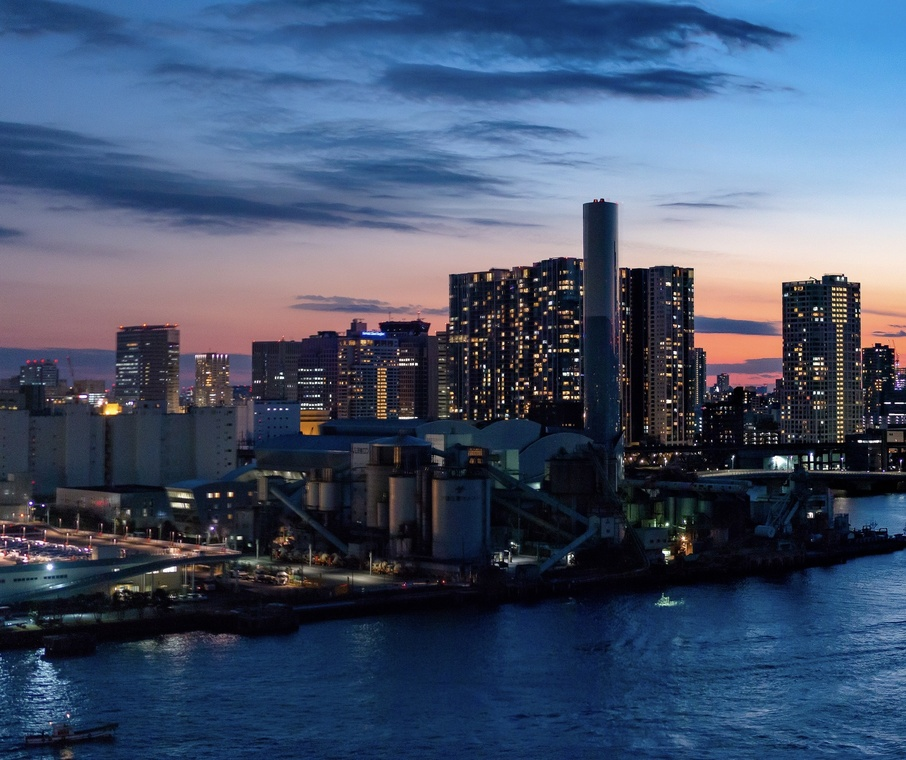
#> input picture pythonProject1/resources/1.jpg, 906 x 760 px, shrunk from 2444 x 2048 before the run; its folder holds 4 pictures in this run
$ python ch1.py
#> lines starting #> are read from the running program, lines starting #| are printed output that depends on the picture
#Image mosaicing

import numpy as np  #importing numpy library to work with arrays and scientific computing
import cv2          #importing opencv library after installing it. It has optimized algorithms for our tasks
import glob         #it is used to quickly extract pathnames. like here we need paths of multiple images and it helps in that
import imutils      #this is used as it has image processing functions which can be used along with opencv

image_paths = glob.glob('resources/*.jpg') #we have selected our folder of images
images = []

for image in image_paths:   #Now we are creating a loop and appending all images in a empty repository so that we can read thrm together and stitch them
    img = cv2.imread(image)
#> img is the input picture: shape (760, 906, 3); mean B, G, R 107.5, 81.9, 67.3
    images.append(img)
    cv2.imshow("Image", img)
    cv2.waitKey(0)

imageStitcher = cv2.Stitcher_create()  #Now we are using a stitch function to perform image mosaicing

error, stitched_img = imageStitcher.stitch(images)  #error is boolean here and it is assigned if images are not stitched
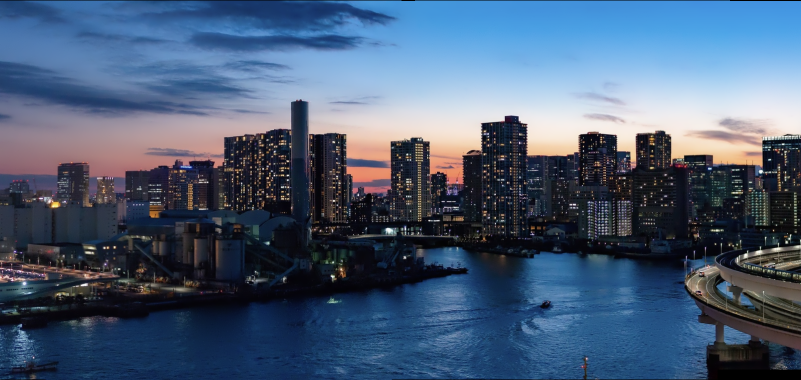
#> stitched_img: shape (760, 1602, 3) (shown at 1/2 size); mean of channels 0, 1, 2 117.3, 92, 73.3; drawn as B, G, R

if not error:                                        #if images are stitched that means there is no error, we can simply show stitched image
    cv2.imwrite("stitchedOutput.png", stitched_img)
    cv2.imshow("Stitched Image", stitched_img)
    cv2.waitKey(0)

    #Finally our image mosaicing is complete
